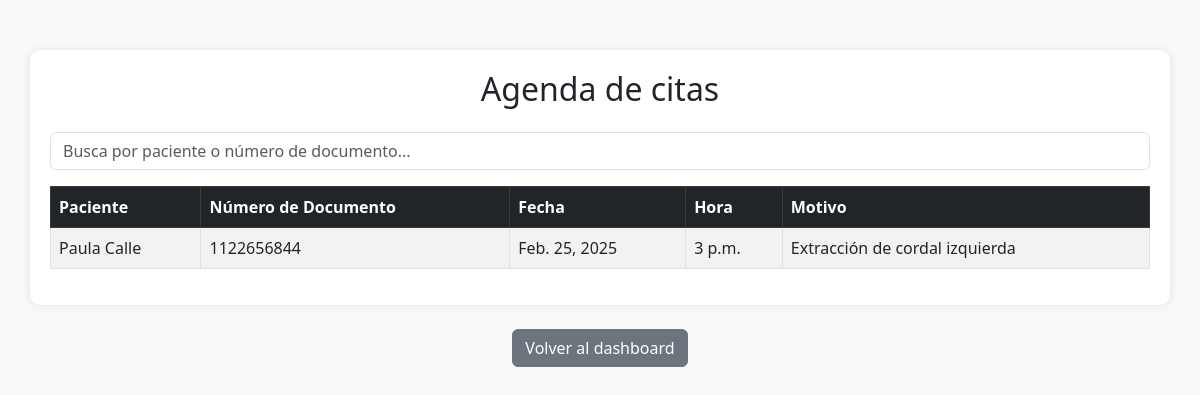
The app's page /agenda-citas/ (signed in), older data.
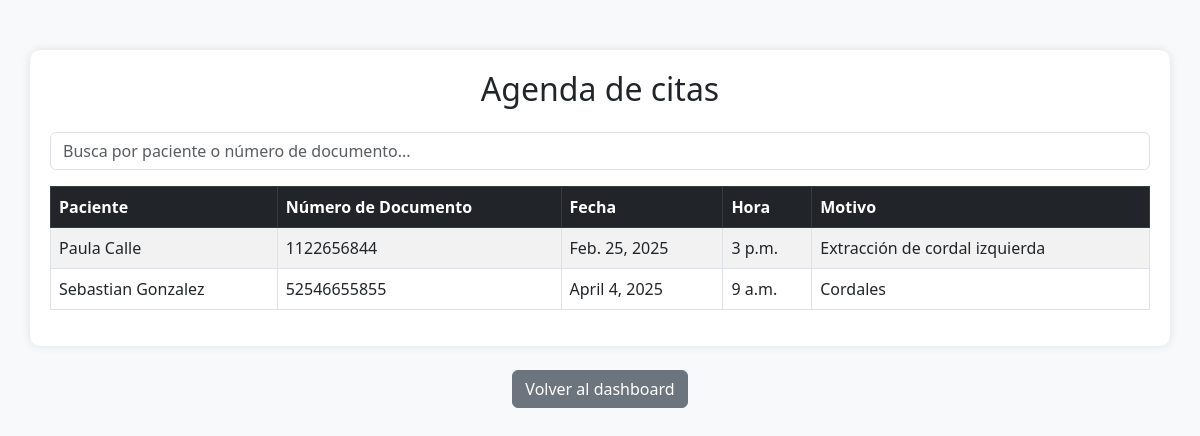
The same page, newer data.
### login_app/models.py (models this page shows, shortened)
class Cita(models.Model):
    paciente = models.ForeignKey(settings.AUTH_USER_MODEL, on_delete=models.CASCADE, related_name="citas_paciente")
    dentista = models.ForeignKey(settings.AUTH_USER_MODEL, on_delete=models.SET_NULL, null=True, blank=True, related_name="citas_dentista")
    fecha = models.DateField()
    hora = models.TimeField()
    motivo = models.TextField()
    estado = models.CharField(
        max_length=20,
        choices=[("pendiente", "Pendiente"), ("confirmada", "Confirmada"), ("cancelada", "Cancelada")],
        default="pendiente"
    )

class CustomUser(AbstractUser):
    ROLE_CHOICES = [
        ('admin', 'Administrador'),
        ('auxiliar', 'Auxiliar Administrativo'),
        ('dentista', 'Dentista'),
        ('paciente', 'Paciente'),
    ]
    nombre_completo = models.CharField(max_length=255, default="Sin nombre")
    numero_documento = models.CharField(max_length=20, unique=True, default="Sin documento")  # Valor predeterminado añadido
    role = models.CharField(max_length=20, choices=ROLE_CHOICES, default='paciente')

### login_app/views.py (the view)
# urls.py: path('agenda-citas/', views.agenda_citas, name='agenda_citas'),
@login_required
def agenda_citas(request):
    usuario_id = request.user.nombre_completo  # Obtiene el ID del usuario autenticado
    print(f"ID del usuario autenticado: {usuario_id}")
    dentista = CustomUser.objects.filter(nombre_completo=usuario_id).first()
    citas_pendientes_dentista = Cita.objects.filter(dentista=dentista, estado="pendiente")
    for cita in citas_pendientes_dentista:  # Itera directamente sobre el QuerySet
        print(f"{cita.paciente.nombre_completo} - {cita.fecha} {cita.hora} - {cita.motivo}")
    return render(request, 'funcionalidades/agenda_citas.html', {
        'citas_pendientes_dentista': citas_pendientes_dentista
    })

### login_app/templates/funcionalidades/agenda_citas.html (shortened to what this page needs)
<!DOCTYPE html>
<html lang="es">
<head>
    <link href="https://cdn.jsdelivr.net/npm/bootstrap@5.3.0/dist/css/bootstrap.min.css" rel="stylesheet">
</head>
<body>
<div class="container">
    <h2 class="text-center mb-4">Agenda de citas</h2>
    <div class="mb-3">
        <input type="text" id="searchInput" class="form-control" placeholder="Busca por paciente o número de documento..." onkeyup="filterTable()">
    </div>
    <div class="table-responsive">
        <table id="pacientesTable" class="table table-striped table-bordered">
            <thead class="table-dark">
                <tr>
                    <th>Paciente</th>
                    <th>Número de Documento</th>
                    <th>Fecha</th>
                    <th>Hora</th>
                    <th>Motivo</th>
                </tr>
            </thead>
            <tbody>
                {% for cita in citas_pendientes_dentista %}
            <tr>
                <td>{{ cita.paciente.nombre_completo }}</td>
                <td>{{ cita.paciente.numero_documento }}</td>
                <td>{{ cita.fecha }}</td>
                <td>{{ cita.hora }}</td>
                <td>{{ cita.motivo }}</td>
            </tr>
            {% empty %}
            <tr>
                <td colspan="4" class="text-center">No hay citas pendientes.</td>
            </tr>
            {% endfor %}
            </tbody>
        </table>
    </div>
</div>
<div class="btn-container">
    <div class="text-center mt-4">
        {% if request.user.role == "admin" %}
            <a href="{% url 'admin_dashboard' %}" class="btn btn-secondary">Volver al dashboard</a>
        {% elif request.user.role == "auxiliar" %}
            <a href="{% url 'auxiliar_dashboard' %}" class="btn btn-secondary">Volver al dashboard</a>
        {% elif request.user.role == "dentista" %}
            <a href="{% url 'dentista_dashboard' %}" class="btn btn-secondary">Volver al dashboard</a>
        {% elif request.user.role == "paciente" %}
            <a href="{% url 'paciente_dashboard' %}" class="btn btn-secondary">Volver al dashboard</a>
        {% endif %}
    </div>
</div>
</body>
</html>

### login_app/templates/funcionalidades/agenda_citas.html (style rules this page uses)
body { background-color: #f8f9fa; }
.container { margin-top: 50px; background: white; padding: 20px; border-radius: 10px; box-shadow: 0 0 10px rgba(0, 0, 0, 0.1); }
.btn-container { text-align: center; margin-top: 20px; }

Row changes from the older to the newer data that the page shows:
added Cita: paciente.nombre_completo "Sebastian Gonzalez", paciente.numero_documento "52546655855", fecha "April 4, 2025", hora "9 a.m.", motivo "Cordales"
